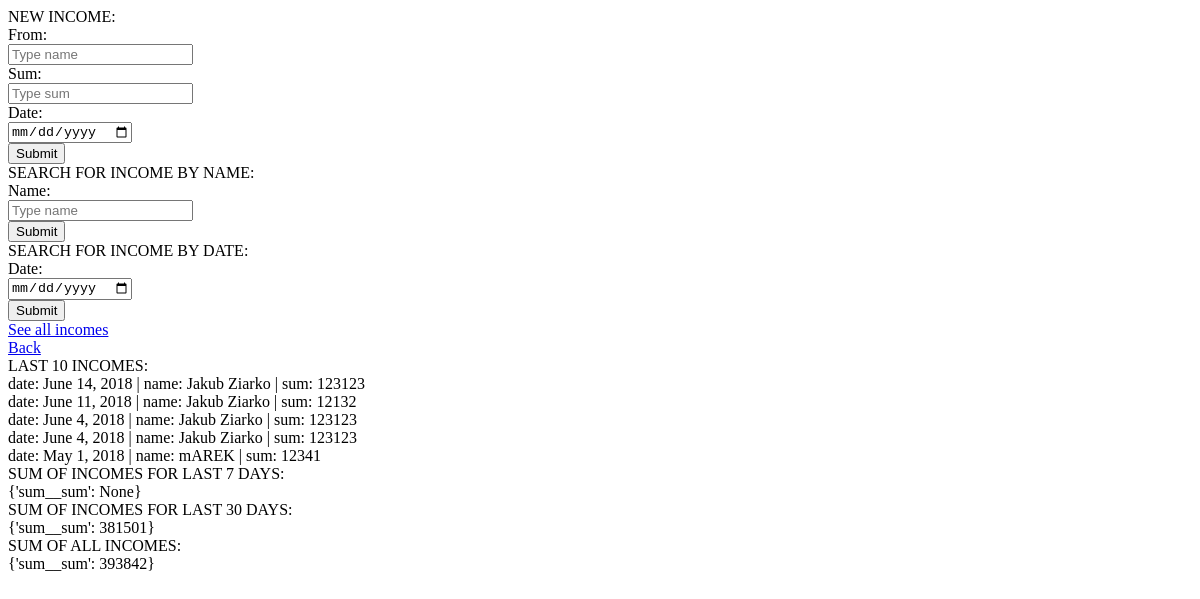
/manage_incomes.html, run on an earlier commit of the app's database.
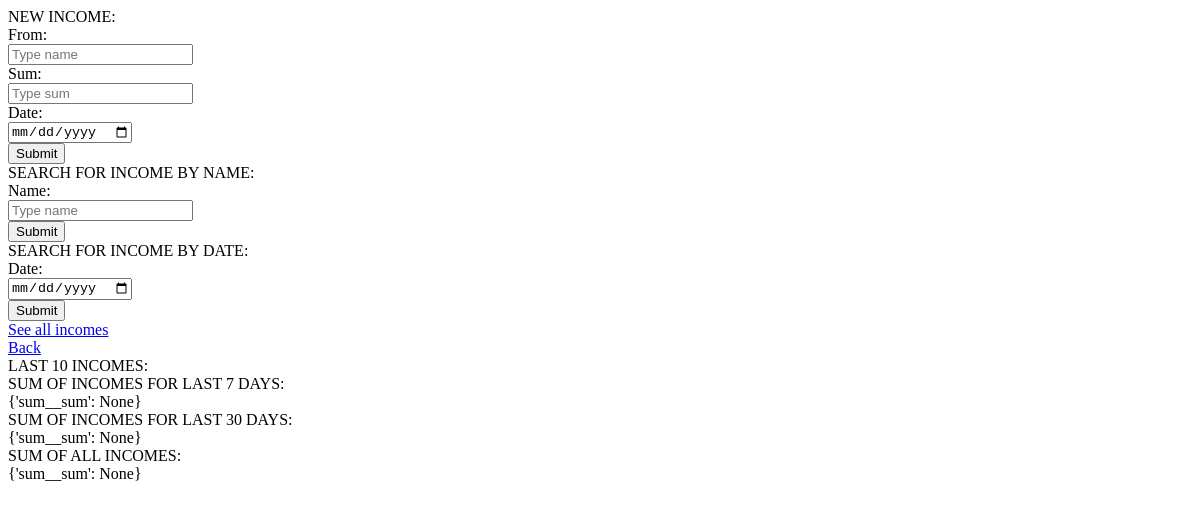
And on a later commit of the database.
### manager/models.py (models this page shows)
class Income(models.Model):
    sum = models.IntegerField(null=True)
    date = models.DateField(default=datetime.now, blank=True)
    name = models.CharField(max_length=50)

### manager/views.py (the view, shortened to what this page needs)
# urls.py: url(r'^manage_incomes\.html', views.manage_incomes),
def manage_incomes(request):
    incomes = Income.objects.order_by('-date')[:10]
    sum = Income.objects.aggregate(Sum('sum'))
    sum_month = Income.objects.filter(date__gte=dt.today() - timedelta(days=30)).aggregate(Sum('sum'))
    sum_week = Income.objects.filter(date__gte=dt.today() - timedelta(days=7)).aggregate(Sum('sum'))
    return render(request, 'manage_incomes.html',
                  {'incomes': incomes, 'sum': sum, 'sum_month': sum_month, 'sum_week': sum_week})

### manager/templates/manage_incomes.html (shortened to what this page needs)
<!DOCTYPE html>
<html>
    <head>
    </head>
    <body>
        NEW INCOME:
        <form action="/manage_incomes.html" method="POST">
            From:<br>
            <input name="name_i" type="text" placeholder="Type name"/><br>
            Sum:<br>
            <input name="sum_i" type="number" placeholder="Type sum"/><br>
            Date:<br>
            <input name="date_i" type="date" placeholder="Type date"/><br>
            <input type="submit"/>
        </form>
        SEARCH FOR INCOME BY NAME:
        <form action="/search_incomes.html" method="POST">
            Name:<br>
            <input name="name" type="text" placeholder="Type name"/><br>
            <input type="submit"/><br>
        </form>
        SEARCH FOR INCOME BY DATE:
        <form action="/search_incomes.html" method="POST">
            Date:<br>
            <input name="date" type="date" placeholder="Type date"/><br>
            <input type="submit"/><br>
        </form>
        <a href="/see_all_incomes.html">See all incomes</a><br>
        <a href="/">Back</a><br>
        LAST 10 INCOMES:<br>
        {% for income in incomes %}
            date: {{ income.date }} | name: {{ income.name }} | sum: {{ income.sum }}  <br/>
        {% endfor %}
        SUM OF INCOMES FOR LAST 7 DAYS:<br>
        {{ sum_week }}<br>
        SUM OF INCOMES FOR LAST 30 DAYS:<br>
        {{ sum_month }}<br>
        SUM OF ALL INCOMES:<br>
        {{ sum }}<br>
    </body>
</html>

What changed in the data, as far as the page shows it:
removed Income: date "June 14, 2018", name "Jakub Ziarko", sum "123123"
removed Income: date "June 11, 2018", name "Jakub Ziarko", sum "12132"
removed Income: date "June 4, 2018", name "Jakub Ziarko", sum "123123"
removed Income: date "June 4, 2018", name "Jakub Ziarko", sum "123123"
removed Income: date "May 1, 2018", name "mAREK", sum "12341"
Also different on the page:
{{ sum_month }}: "{'sum__sum': 381501}" → "{'sum__sum': None}"
{{ sum }}: "{'sum__sum': 393842}" → "{'sum__sum': None}"
